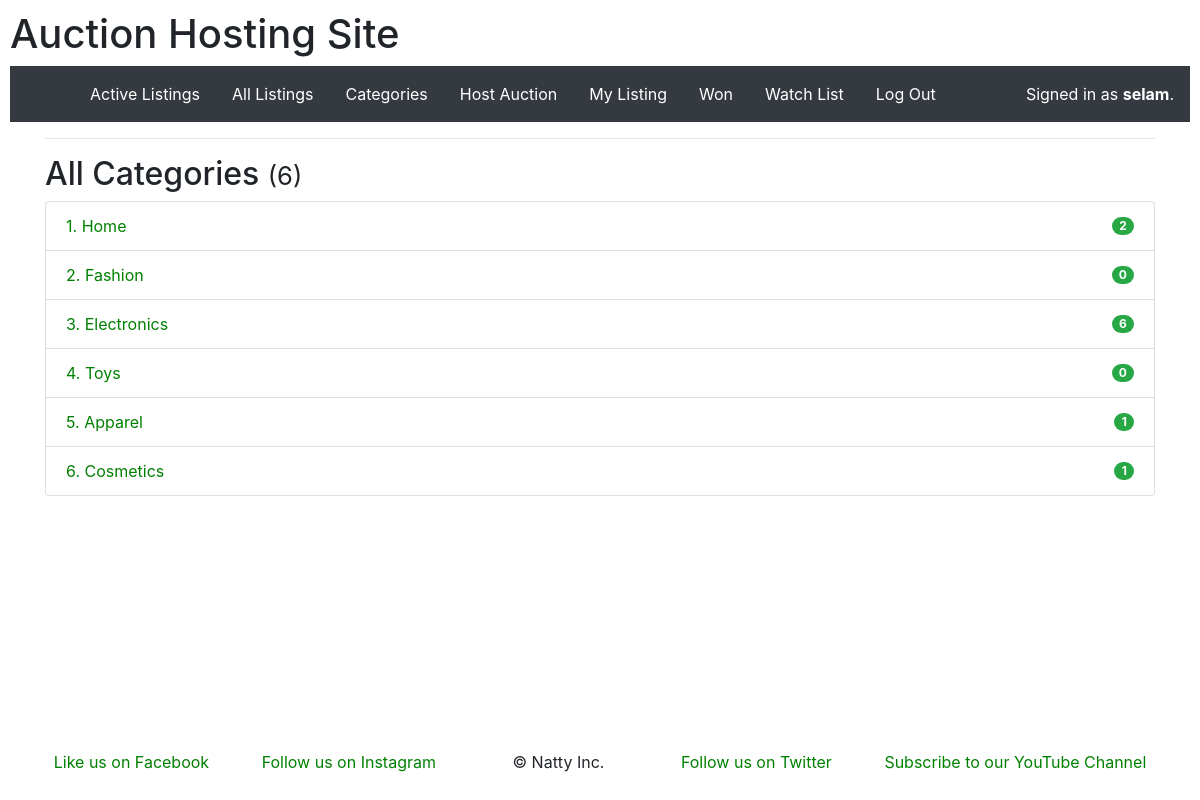
The app's page /categories (signed in) with its own data.
### auctions/models.py (models this page shows)
class User(AbstractUser):
    pass

class Category(models.Model):
    name = models.CharField(max_length=32, unique=True)
    def __str__(self):
        return self.name

### auctions/views.py (the view)
# urls.py: path("categories", views.categories, name="categories"),
def categories(request):
    return render(request, "auctions/categories.html", { "categories": Category.objects.all() })

### auctions/templates/auctions/categories.html (shortened to what this page needs)
{% extends "auctions/layout.html" %}
{% block body %}
    <h2>All Categories <small>({{ categories.count }})</small></h2>
<div class="list-group">
    {% for c in categories %}
        <a href="{% url 'cat_list' c.id %}" class="list-group-item d-flex justify-content-between align-items-center">
            {{ c.id }}. {{ c }}<span class="badge badge-success badge-pill">{{ c.listings.all.count }}</span>
        </a>
    {% endfor %}
</div>
{% endblock %}

### auctions/templates/auctions/layout.html (shortened to what this page needs)
{% load static %}
<!DOCTYPE html>
<html lang="en">
<head>
    <link rel="stylesheet" href="https://stackpath.bootstrapcdn.com/bootstrap/4.4.1/css/bootstrap.min.css"
>
    <link href="{% static 'auctions/styles.css' %}" rel="stylesheet">
</head>
<body class="d-flex flex-column min-vh-100">
    <h1>Auction Hosting Site</h1>
    <nav class="navbar navbar-expand-lg navbar-dark bg-dark">
        <div class="collapse navbar-collapse ml-5" id="navbarSupportedContent">
            <ul class="navbar-nav mr-auto">
                <li class="nav-item active mx-2">
                    <a class="nav-link" href="{% url 'index' %}">Active Listings</a>
                </li>
                <li class="nav-item active mx-2">
                    <a class="nav-link" href="{% url 'allListings' %}">All Listings</a>
                </li>
                <li class="nav-item active mx-2">
                    <a class="nav-link" href="{% url 'categories' %}">Categories</a>
                </li>
                {% if user.is_authenticated %}
                <li class="nav-item active mx-2">
                    <a class="nav-link" href="{% url 'create' %}">Host Auction</a>
                </li>
                <li class="nav-item active mx-2">
                    <a class="nav-link" href="{% url 'myListing' %}">My Listing</a>
                </li>
                <li class="nav-item active mx-2">
                    <a class="nav-link" href="{% url 'won' %}">Won</a>
                </li>
                <li class="nav-item active mx-2">
                    <a class="nav-link" href="{% url 'watchlist' %}">Watch List</a>
                </li>
                <li class="nav-item active mx-2">
                    <a class="nav-link" href="{% url 'logout' %}">Log Out</a>
                </li>
                {% endif %}
            </ul>
        </div>
        <div class="float-right text-white">
            {% if user.is_authenticated %}
            Signed in as <strong>{{ user.username }}</strong>.
            {% else %}
            Not signed in.
            {% endif %}
        </div>
    </nav>
    <div class="container">
        <hr>
        {% block body %}
        {% endblock %}
    </div>
    <footer class="page-footer font-small pt-4 mt-auto">
        <div class="container-fluid text-center text-md-left">
            <div class="row">
                <ul class="list-inline mx-auto">
                    <li class="list-inline-item mx-4"><a href="#">Like us on Facebook</a></li>
                    <li class="list-inline-item mx-4"><a href="#">Follow us on Instagram</a></li>
                    <li class="list-inline-item mx-5">&copy; Natty Inc.</li>
                    <li class="list-inline-item mx-4"><a href="#">Follow us on Twitter</a></li>
                    <li class="list-inline-item mx-4"><a href="#">Subscribe to our YouTube Channel</a></li>
                </ul>
            </div>
        </div>
    </footer>
</body>
</html>

### auctions/static/auctions/styles.css (style rules this page uses)
body { padding: 10px; }
a { color: green; }

### records on screen
User: username "selam"
Category: id "1", name "Home", listings.all.count "2"
Category: id "2", name "Fashion", listings.all.count "0"
Category: id "3", name "Electronics", listings.all.count "6"
Category: id "4", name "Toys", listings.all.count "0"
Category: id "5", name "Apparel", listings.all.count "1"
Category: id "6", name "Cosmetics", listings.all.count "1"

### other values on screen
{{ categories.count }} "6"
